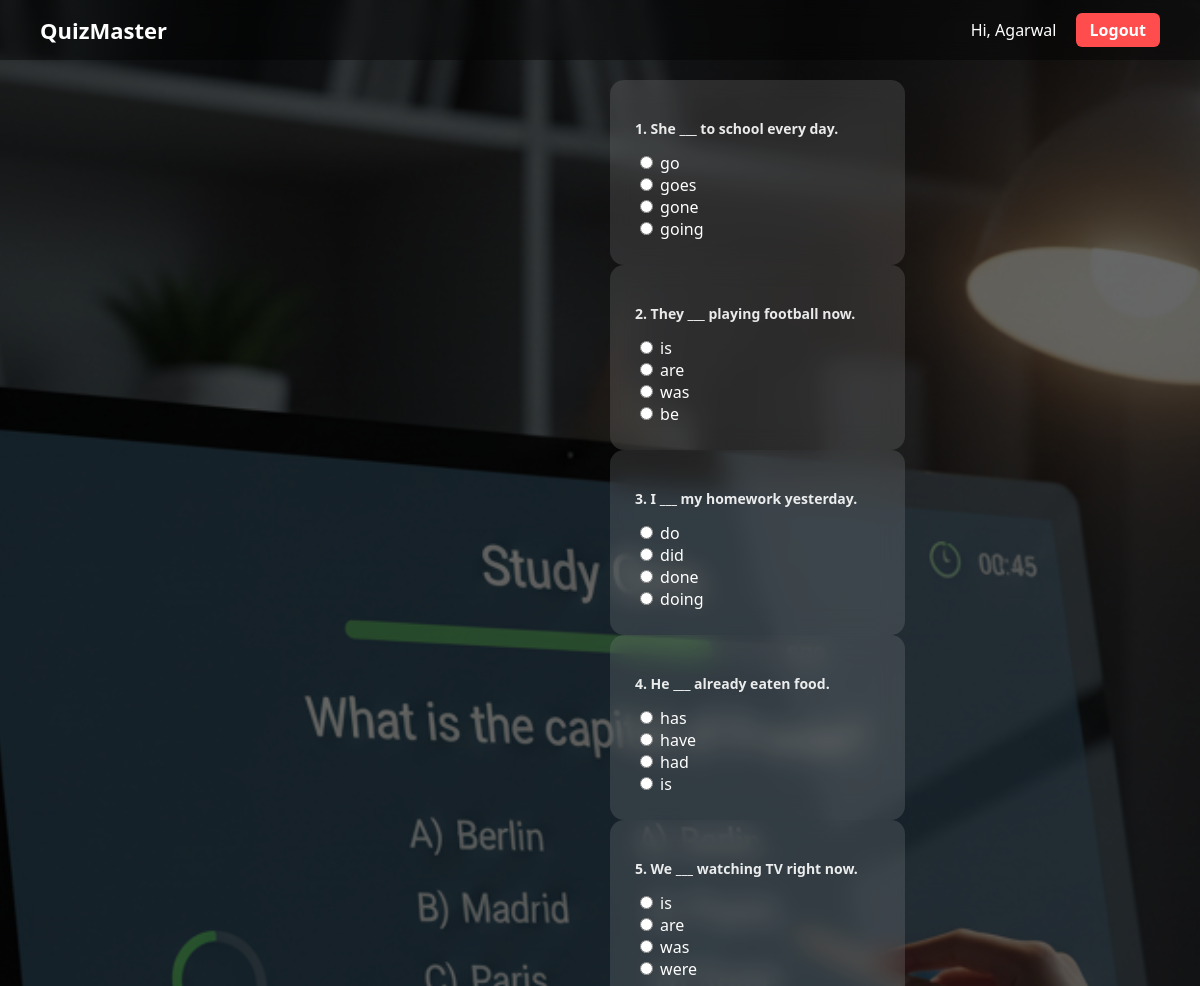
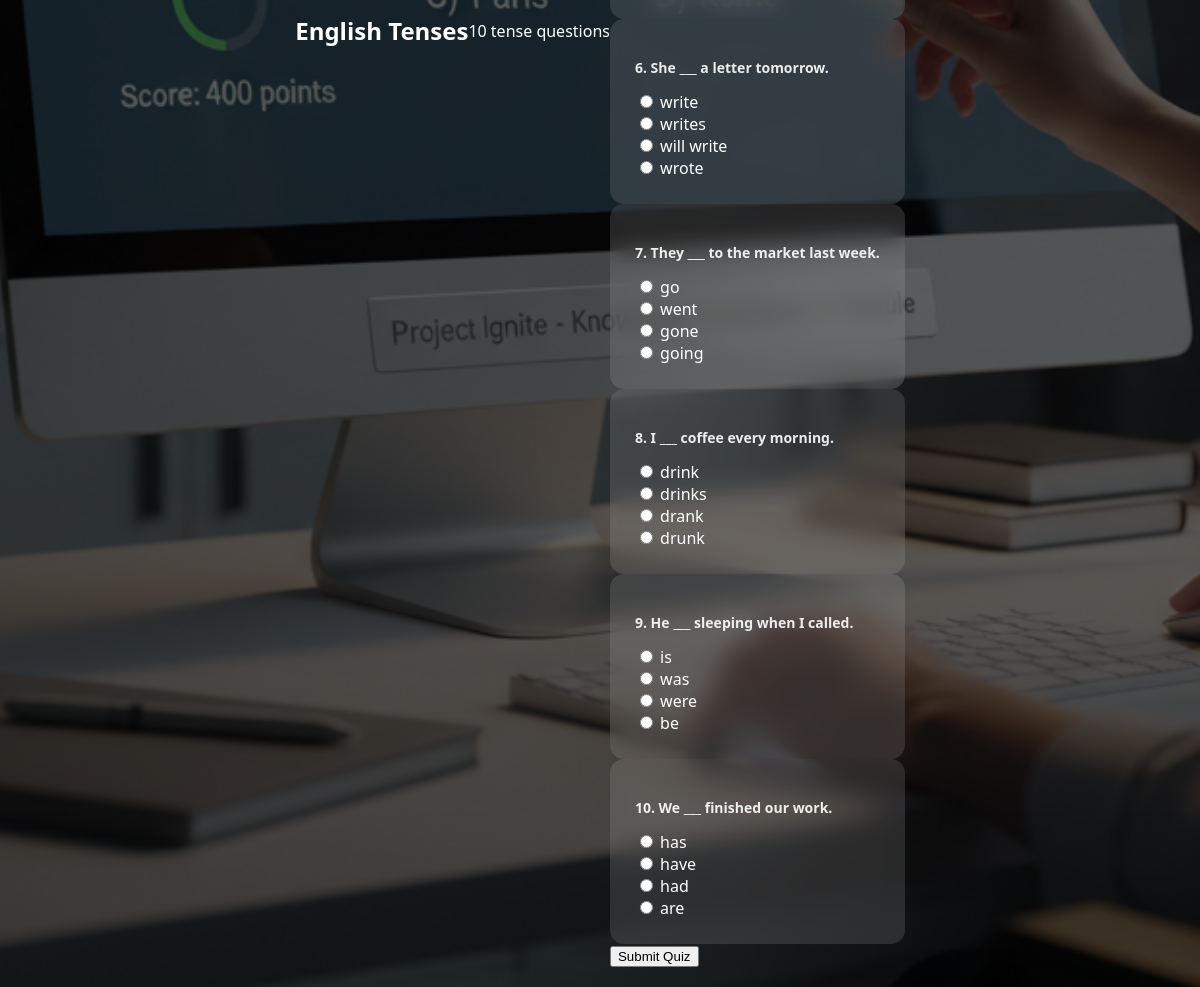
The app's page /take_quiz/2 (signed in) with its own data (2 pictures, top to bottom).
### models.py (models this page shows)
class User(db.Model, UserMixin):
    id = db.Column(db.Integer, primary_key=True)
    username = db.Column(db.String(100), unique=True, nullable=False)
    email = db.Column(db.String(150), unique=True, nullable=False)
    password = db.Column(db.String(200), nullable=False)
    role = db.Column(db.String(20), default="user")
    created_at = db.Column(db.DateTime, default=datetime.utcnow)

class Quiz(db.Model):
    id = db.Column(db.Integer, primary_key=True)
    title = db.Column(db.String(200), nullable=False)
    description = db.Column(db.Text)
    created_by = db.Column(db.Integer, db.ForeignKey('user.id'))
    questions = db.relationship('Question', backref='quiz', cascade="all, delete")

class Question(db.Model):
    id = db.Column(db.Integer, primary_key=True)
    quiz_id = db.Column(db.Integer, db.ForeignKey('quiz.id'))
    question_text = db.Column(db.Text, nullable=False)
    option1 = db.Column(db.String(200))
    option2 = db.Column(db.String(200))
    option3 = db.Column(db.String(200))
    option4 = db.Column(db.String(200))
    correct_option = db.Column(db.String(10))

### app.py (the view, shortened to what this page needs)
@app.route("/take_quiz/<int:quiz_id>", methods=["GET","POST"])
@login_required
def take_quiz(quiz_id):
    quiz = Quiz.query.get_or_404(quiz_id)
    questions = Question.query.filter_by(quiz_id=quiz_id).limit(10).all()
    if not questions:
        flash("No questions available for this quiz.")
        return redirect(url_for("dashboard"))
    return render_template("take_quiz.html", quiz=quiz, questions=questions)

### app.py (called while the page is built)
@login_manager.user_loader
def load_user(user_id):
    return User.query.get(int(user_id))

### templates/take_quiz.html
{% extends "base.html" %}
{% block content %}
<h2>{{ quiz.title }}</h2>
<p>{{ quiz.description }}</p>
<form method="POST">
{% for q in questions %}
    <div class="quiz-card">
        <p><strong>{{ loop.index }}. {{ q.question_text }}</strong></p>
        <label><input type="radio" name="q{{ q.id }}" value="1"> {{ q.option1 }}</label><br>
        <label><input type="radio" name="q{{ q.id }}" value="2"> {{ q.option2 }}</label><br>
        <label><input type="radio" name="q{{ q.id }}" value="3"> {{ q.option3 }}</label><br>
        <label><input type="radio" name="q{{ q.id }}" value="4"> {{ q.option4 }}</label>
    </div>
{% endfor %}
<button type="submit">Submit Quiz</button>
</form>
{% endblock %}

### templates/base.html (shortened to what this page needs)
<!DOCTYPE html>
<html lang="en">
<head>
    <link rel="stylesheet" href="{{ url_for('static', filename='css/style.css') }}">
</head>
<body>
    {% if current_user.is_authenticated %}
    <nav class="navbar">
        <div class="nav-left">
            <a href="{{ url_for('dashboard') }}" class="logo">QuizMaster</a>
        </div>
        <div class="nav-right">
            <span class="user-name">Hi, {{ current_user.username }}</span>
            <a href="{{ url_for('logout') }}" class="logout-btn">Logout</a>
        </div>
    </nav>
    {% endif %}
    <div class="main-container">
        {% block content %}{% endblock %}
    </div>
</body>
</html>

### static/css/style.css (style rules this page uses)
body { margin: 0; font-family: 'Segoe UI', sans-serif; color: white; background: url("/static/images/bg.jpg") no-repeat center center fixed; background-size: cover; }
body::before { content: ""; position: fixed; inset: 0; background: rgba(0,0,0,0.6); z-index: -1; }
.main-container { display: flex; justify-content: center; align-items: center; min-height: 90vh; padding: 20px; }
.navbar { display: flex; justify-content: space-between; align-items: center; padding: 15px 40px; background: rgba(0,0,0,0.4); backdrop-filter: blur(10px); }
.logo { font-size: 22px; font-weight: bold; color: white; text-decoration: none; }
.user-name { margin-right: 15px; }
.logout-btn { text-decoration: none; padding: 6px 14px; border-radius: 6px; background: #ff4d4d; color: white; font-weight: bold; }
.quiz-card { background: rgba(255,255,255,0.12); backdrop-filter: blur(12px); padding: 25px; border-radius: 14px; transition: 0.3s; }
.quiz-card p { font-size: 14px; opacity: 0.9; }

### records on screen
User: username "Agarwal"
Quiz: title "English Tenses", description "10 tense questions"
Question: question_text "She ___ to school every day.", option1 "go", option2 "goes", option3 "gone", option4 "going"
Question: question_text "They ___ playing football now.", option1 "is", option2 "are", option3 "was", option4 "be"
Question: question_text "I ___ my homework yesterday.", option1 "do", option2 "did", option3 "done", option4 "doing"
Question: question_text "He ___ already eaten food.", option1 "has", option2 "have", option3 "had", option4 "is"
Question: question_text "We ___ watching TV right now.", option1 "is", option2 "are", option3 "was", option4 "were"
Question: question_text "She ___ a letter tomorrow.", option1 "write", option2 "writes", option3 "will write", option4 "wrote"
Question: question_text "They ___ to the market last week.", option1 "go", option2 "went", option3 "gone", option4 "going"
Question: question_text "I ___ coffee every morning.", option1 "drink", option2 "drinks", option3 "drank", option4 "drunk"
Question: question_text "He ___ sleeping when I called.", option1 "is", option2 "was", option3 "were", option4 "be"
Question: question_text "We ___ finished our work.", option1 "has", option2 "have", option3 "had", option4 "are"
